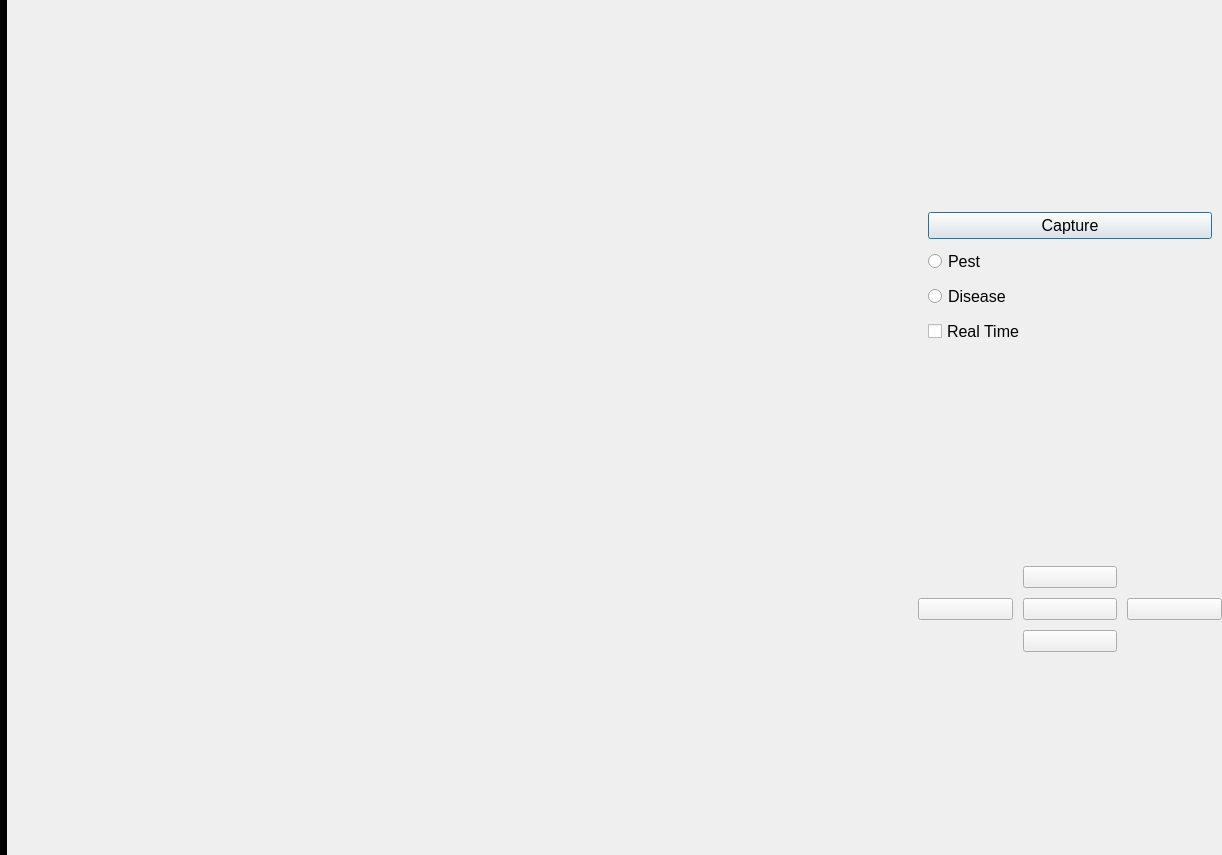
<?xml version="1.0" encoding="UTF-8"?>
<ui version="4.0">
 <class>Dialog</class>
 <widget class="QDialog" name="Dialog">
  <property name="windowModality">
   <enum>Qt::NonModal</enum>
  </property>
  <property name="enabled">
   <bool>true</bool>
  </property>
  <property name="geometry">
   <rect>
    <x>0</x>
    <y>0</y>
    <width>1222</width>
    <height>855</height>
   </rect>
  </property>
  <property name="acceptDrops">
   <bool>false</bool>
  </property>
  <property name="windowTitle">
   <string>Login</string>
  </property>
  <property name="styleSheet">
   <string notr="true"/>
  </property>
  <layout class="QHBoxLayout" name="horizontalLayout_3" stretch="0,1">
   <property name="spacing">
    <number>0</number>
   </property>
   <property name="leftMargin">
    <number>0</number>
   </property>
   <property name="topMargin">
    <number>0</number>
   </property>
   <property name="rightMargin">
    <number>0</number>
   </property>
   <property name="bottomMargin">
    <number>0</number>
   </property>
   <item>
    <layout class="QVBoxLayout" name="verticalLayout_2">
     <property name="spacing">
      <number>0</number>
     </property>
     <item>
      <widget class="ClickableLabel" name="logo">
       <property name="enabled">
        <bool>true</bool>
       </property>
       <property name="styleSheet">
        <string notr="true">background-color: rgb(0, 0, 0);</string>
       </property>
       <property name="text">
        <string/>
       </property>
       <property name="pixmap">
        <pixmap>img/register/ICMS.png</pixmap>
       </property>
       <property name="scaledContents">
        <bool>false</bool>
       </property>
       <property name="alignment">
        <set>Qt::AlignCenter</set>
       </property>
      </widget>
     </item>
     <item>
      <widget class="QWidget" name="widget" native="true">
       <property name="styleSheet">
        <string notr="true">background-color: rgb(0, 0, 0);</string>
       </property>
      </widget>
     </item>
     <item>
      <widget class="ClickableLabel" name="sidebar_home">
       <property name="minimumSize">
        <size>
         <width>0</width>
         <height>0</height>
        </size>
       </property>
       <property name="mouseTracking">
        <bool>false</bool>
       </property>
       <property name="autoFillBackground">
        <bool>false</bool>
       </property>
       <property name="styleSheet">
        <string notr="true">background-color: rgb(0, 0, 0);</string>
       </property>
       <property name="frameShadow">
        <enum>QFrame::Plain</enum>
       </property>
       <property name="text">
        <string/>
       </property>
       <property name="pixmap">
        <pixmap>img/register/home.png</pixmap>
       </property>
       <property name="scaledContents">
        <bool>false</bool>
       </property>
       <property name="alignment">
        <set>Qt::AlignCenter</set>
       </property>
      </widget>
     </item>
     <item>
      <widget class="ClickableLabel" name="sidebar_camera">
       <property name="styleSheet">
        <string notr="true">background-color: rgb(0,0,0)</string>
       </property>
       <property name="text">
        <string/>
       </property>
       <property name="pixmap">
        <pixmap>img/register/camera.png</pixmap>
       </property>
       <property name="alignment">
        <set>Qt::AlignCenter</set>
       </property>
      </widget>
     </item>
     <item>
      <widget class="ClickableLabel" name="sidebar_record">
       <property name="styleSheet">
        <string notr="true">background-color: rgb(0, 0, 0);</string>
       </property>
       <property name="text">
        <string/>
       </property>
       <property name="pixmap">
        <pixmap>img/register/search.png</pixmap>
       </property>
       <property name="alignment">
        <set>Qt::AlignCenter</set>
       </property>
      </widget>
     </item>
     <item>
      <widget class="ClickableLabel" name="sidebar_logout">
       <property name="layoutDirection">
        <enum>Qt::LeftToRight</enum>
       </property>
       <property name="styleSheet">
        <string notr="true">background-color: rgb(0, 0, 0);</string>
       </property>
       <property name="text">
        <string/>
       </property>
       <property name="pixmap">
        <pixmap>img/register/exit.png</pixmap>
       </property>
       <property name="alignment">
        <set>Qt::AlignCenter</set>
       </property>
      </widget>
     </item>
     <item>
      <widget class="QWidget" name="widget_2" native="true">
       <property name="styleSheet">
        <string notr="true">background-color: rgb(0, 0, 0);
</string>
       </property>
      </widget>
     </item>
    </layout>
   </item>
   <item>
    <layout class="QHBoxLayout" name="horizontalLayout_2" stretch="3,1">
     <item>
      <widget class="QLabel" name="camera_video">
       <property name="text">
        <string/>
       </property>
       <property name="alignment">
        <set>Qt::AlignCenter</set>
       </property>
      </widget>
     </item>
     <item>
      <layout class="QVBoxLayout" name="verticalLayout_4" stretch="3,1">
       <property name="spacing">
        <number>10</number>
       </property>
       <item>
        <layout class="QVBoxLayout" name="verticalLayout_3">
         <property name="spacing">
          <number>10</number>
         </property>
         <property name="leftMargin">
          <number>10</number>
         </property>
         <property name="topMargin">
          <number>10</number>
         </property>
         <property name="rightMargin">
          <number>10</number>
         </property>
         <property name="bottomMargin">
          <number>10</number>
         </property>
         <item>
          <widget class="QPushButton" name="camera_capture">
           <property name="font">
            <font>
             <pointsize>12</pointsize>
            </font>
           </property>
           <property name="text">
            <string>Capture</string>
           </property>
          </widget>
         </item>
         <item>
          <widget class="QRadioButton" name="pest_detection_button">
           <property name="font">
            <font>
             <pointsize>12</pointsize>
            </font>
           </property>
           <property name="text">
            <string>Pest</string>
           </property>
          </widget>
         </item>
         <item>
          <widget class="QRadioButton" name="disease_detection_button">
           <property name="font">
            <font>
             <pointsize>12</pointsize>
            </font>
           </property>
           <property name="text">
            <string>Disease</string>
           </property>
          </widget>
         </item>
         <item>
          <widget class="QCheckBox" name="camera_real">
           <property name="font">
            <font>
             <pointsize>12</pointsize>
            </font>
           </property>
           <property name="text">
            <string>Real Time</string>
           </property>
          </widget>
         </item>
        </layout>
       </item>
       <item>
        <layout class="QHBoxLayout" name="horizontalLayout">
         <property name="spacing">
          <number>10</number>
         </property>
         <item>
          <widget class="QPushButton" name="left_button">
           <property name="text">
            <string/>
           </property>
           <property name="icon">
            <iconset>
             <normaloff>img/camera/left.png</normaloff>img/camera/left.png</iconset>
           </property>
          </widget>
         </item>
         <item>
          <layout class="QVBoxLayout" name="verticalLayout">
           <property name="spacing">
            <number>10</number>
           </property>
           <item>
            <widget class="QPushButton" name="up_button">
             <property name="text">
              <string/>
             </property>
             <property name="icon">
              <iconset>
               <normaloff>img/camera/up.png</normaloff>img/camera/up.png</iconset>
             </property>
            </widget>
           </item>
           <item>
            <widget class="QPushButton" name="horn_button">
             <property name="text">
              <string/>
             </property>
             <property name="icon">
              <iconset>
               <normaloff>img/camera/stop-button.png</normaloff>img/camera/stop-button.png</iconset>
             </property>
            </widget>
           </item>
           <item>
            <widget class="QPushButton" name="down_button">
             <property name="text">
              <string/>
             </property>
             <property name="icon">
              <iconset>
               <normaloff>img/camera/down.png</normaloff>img/camera/down.png</iconset>
             </property>
            </widget>
           </item>
          </layout>
         </item>
         <item>
          <widget class="QPushButton" name="right_button">
           <property name="text">
            <string/>
           </property>
           <property name="icon">
            <iconset>
             <normaloff>img/camera/right.png</normaloff>img/camera/right.png</iconset>
           </property>
          </widget>
         </item>
        </layout>
       </item>
      </layout>
     </item>
    </layout>
   </item>
  </layout>
 </widget>
 <customwidgets>
  <customwidget>
   <class>ClickableLabel</class>
   <extends>QLabel</extends>
   <header location="global">clickableLabel.h</header>
  </customwidget>
 </customwidgets>
 <resources/>
 <connections/>
</ui>
